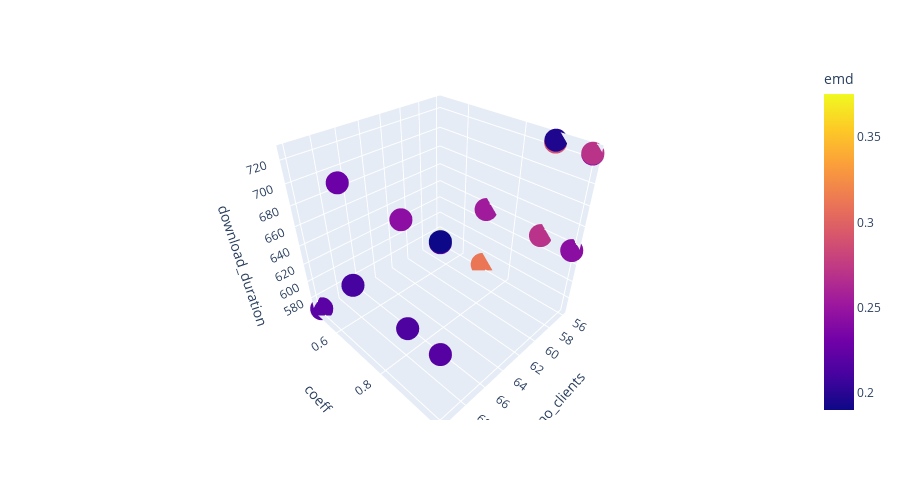

Source (notebook cell):
### Code cell
dfviz = df[df["alpha"] == 0.3]

fig = px.scatter_3d(dfviz, x='no_clients', y='coeff', z='download_duration',
              color='emd')
            
fig.update_layout(
    height=500
)
fig.show()

### Figure 1 — Plotly figure (JSON) as saved in the notebook; plotly's stock layout.template omitted (floating-point values rounded to 4 significant figures)
{"data": [{"hovertemplate": "no_clients=%{x}<br>coeff=%{y}<br>download_duration=%{z}<br>emd=%{marker.color}<extra></extra>", "legendgroup": "", "marker": {"color": [0.2996, 0.2753, 0.3094, 0.3753, 0.2754, 0.2893, 0.2543, 0.3114, 0.2826, 0.2883, 0.1967, 0.2695, 0.2699, 0.2318, 0.2431, 0.2449, 0.2733, 0.2748, 0.2554, 0.2201, 0.2838, 0.2247, 0.2278, 0.2107, 0.2121, 0.2387, 0.2438, 0.2144, 0.2177, 0.1943, 0.2182, 0.1901], "coloraxis": "coloraxis", "symbol": "circle"}, "mode": "markers", "name": "", "scene": "scene", "showlegend": false, "type": "scatter3d", "x": [56, 56, 56, 56, 56, 56, 56, 56, 56, 56, 56, 56, 56, 56, 56, 56, 70, 70, 70, 70, 70, 70, 70, 70, 70, 70, 70, 70, 70, 70, 70, 70], "y": [0.5, 0.5, 0.5, 0.5, 0.7, 0.7, 0.7, 0.7, 0.9, 0.9, 0.9, 0.9, 1, 1, 1, 1, 0.5, 0.5, 0.5, 0.5, 0.7, 0.7, 0.7, 0.7, 0.9, 0.9, 0.9, 0.9, 1, 1, 1, 1], "z": [566.0, 566.0, 566.0, 566.0, 635.5, 635.5, 635.5, 566.0, 725.1, 725.1, 726.7, 635.5, 725.8, 725.1, 635.5, 725.1, 566.0, 566.0, 566.0, 566.0, 635.5, 635.5, 725.0, 635.5, 725.1, 725.1, 725.1, 635.5, 725.1, 725.8, 635.5, 725.8]}], "layout": {"coloraxis": {"colorbar": {"title": {"text": "emd"}}, "colorscale": [[0, "#0d0887"], [0.1111, "#46039f"], [0.2222, "#7201a8"], [0.3333, "#9c179e"], [0.4444, "#bd3786"], [0.5556, "#d8576b"], [0.6667, "#ed7953"], [0.7778, "#fb9f3a"], [0.8889, "#fdca26"], [1, "#f0f921"]]}, "height": 500, "legend": {"tracegroupgap": 0}, "margin": {"t": 60}, "scene": {"domain": {"x": [0, 1], "y": [0, 1]}, "xaxis": {"title": {"text": "no_clients"}}, "yaxis": {"title": {"text": "coeff"}}, "zaxis": {"title": {"text": "download_duration"}}}}}
